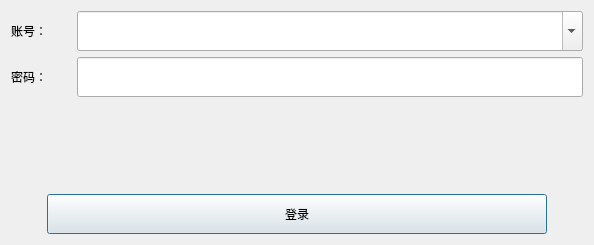
<?xml version="1.0" encoding="UTF-8"?>
<ui version="4.0">
 <class>LoginDialog</class>
 <widget class="QDialog" name="LoginDialog">
  <property name="geometry">
   <rect>
    <x>0</x>
    <y>0</y>
    <width>594</width>
    <height>245</height>
   </rect>
  </property>
  <property name="windowTitle">
   <string>Dialog</string>
  </property>
  <layout class="QVBoxLayout" name="verticalLayout_2">
   <item>
    <layout class="QVBoxLayout" name="verticalLayout">
     <item>
      <layout class="QHBoxLayout" name="horizontalLayout">
       <item>
        <widget class="QLabel" name="label">
         <property name="minimumSize">
          <size>
           <width>60</width>
           <height>0</height>
          </size>
         </property>
         <property name="maximumSize">
          <size>
           <width>60</width>
           <height>16777215</height>
          </size>
         </property>
         <property name="text">
          <string>账号：</string>
         </property>
        </widget>
       </item>
       <item>
        <widget class="QComboBox" name="idComboBox">
         <property name="minimumSize">
          <size>
           <width>0</width>
           <height>40</height>
          </size>
         </property>
         <property name="editable">
          <bool>true</bool>
         </property>
        </widget>
       </item>
      </layout>
     </item>
     <item>
      <layout class="QHBoxLayout" name="horizontalLayout_2">
       <item>
        <widget class="QLabel" name="label_2">
         <property name="minimumSize">
          <size>
           <width>60</width>
           <height>0</height>
          </size>
         </property>
         <property name="maximumSize">
          <size>
           <width>60</width>
           <height>16777215</height>
          </size>
         </property>
         <property name="text">
          <string>密码：</string>
         </property>
        </widget>
       </item>
       <item>
        <widget class="QLineEdit" name="passwdLineEdit">
         <property name="minimumSize">
          <size>
           <width>0</width>
           <height>40</height>
          </size>
         </property>
         <property name="echoMode">
          <enum>QLineEdit::Password</enum>
         </property>
        </widget>
       </item>
      </layout>
     </item>
     <item>
      <widget class="QLabel" name="msgLabel">
       <property name="text">
        <string/>
       </property>
      </widget>
     </item>
     <item>
      <layout class="QHBoxLayout" name="horizontalLayout_3">
       <item>
        <spacer name="horizontalSpacer">
         <property name="orientation">
          <enum>Qt::Horizontal</enum>
         </property>
         <property name="sizeHint" stdset="0">
          <size>
           <width>40</width>
           <height>20</height>
          </size>
         </property>
        </spacer>
       </item>
       <item>
        <widget class="QPushButton" name="loginBtn">
         <property name="minimumSize">
          <size>
           <width>500</width>
           <height>40</height>
          </size>
         </property>
         <property name="text">
          <string>登录</string>
         </property>
        </widget>
       </item>
       <item>
        <spacer name="horizontalSpacer_2">
         <property name="orientation">
          <enum>Qt::Horizontal</enum>
         </property>
         <property name="sizeHint" stdset="0">
          <size>
           <width>40</width>
           <height>20</height>
          </size>
         </property>
        </spacer>
       </item>
      </layout>
     </item>
    </layout>
   </item>
  </layout>
 </widget>
 <resources/>
 <connections/>
</ui>
